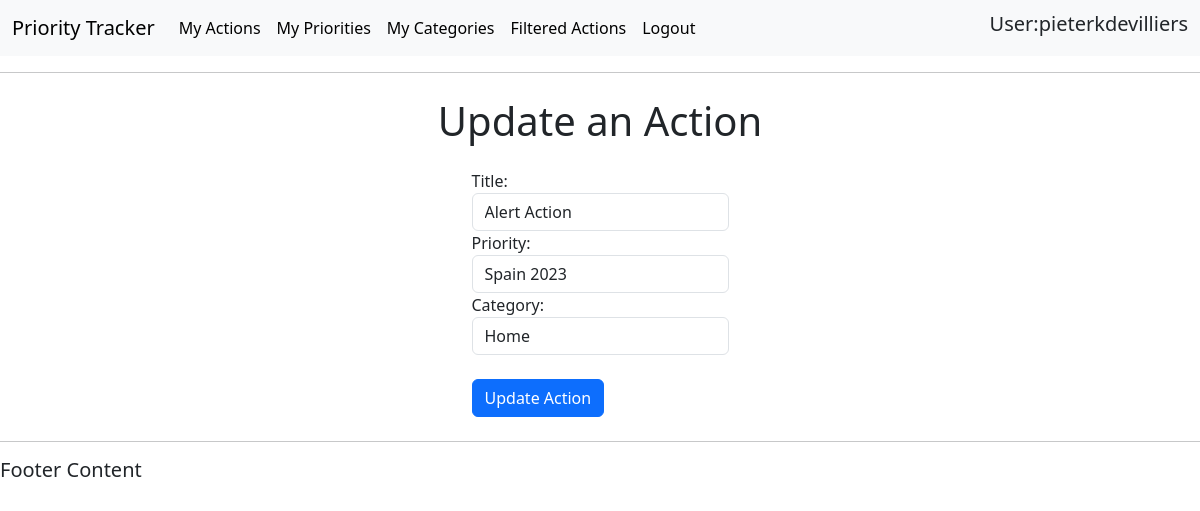
/update-action/20/ (signed in), run on an earlier commit of the app's database.
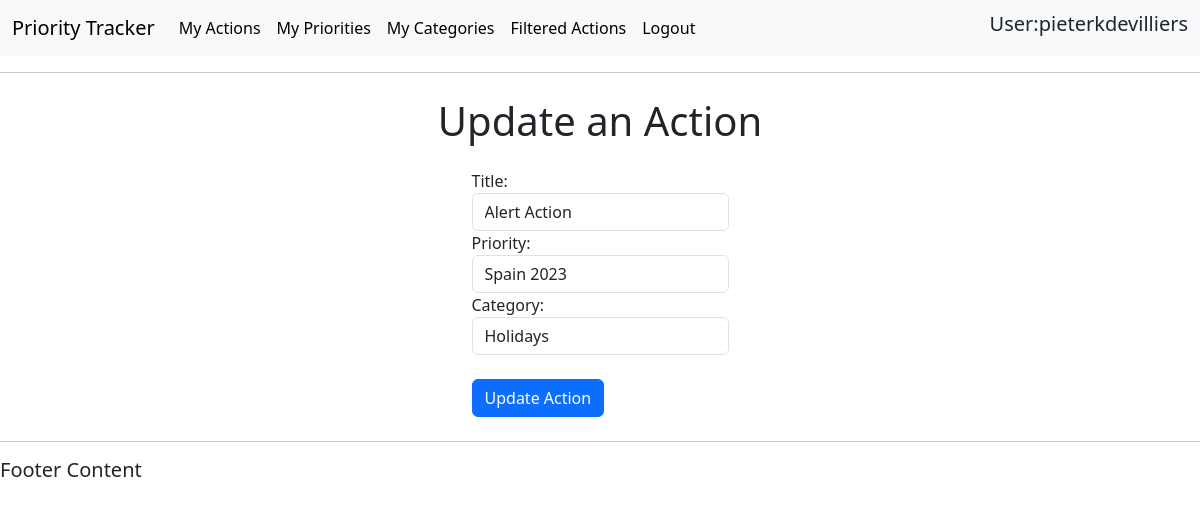
And on a later commit of the database.
### actions/models.py (models this page shows, shortened)
class Action(models.Model):
    title = models.CharField(max_length=50, null=False, blank=False)
    tracked_time = models.DurationField(null=True, blank=True)
    active_tracked_time = models.DurationField(null=True, blank=True)
    tracked_start = models.DateTimeField(null=True, blank=True)
    tracked_stop = models.DateTimeField(null=True, blank=True)
    done_status = models.BooleanField(null=False, blank=False, default=False)
    action_date = models.DateField(auto_now_add=True)
    tracking_status = models.BooleanField(null=False, blank=False, default=False)
    category = models.ForeignKey(
        Category, on_delete=models.CASCADE, null=True, blank=True)
    priority = models.ForeignKey(
        Priority, on_delete=models.CASCADE, null=True, blank=True, limit_choices_to={'activeStatus': True})
    user = models.ForeignKey(
        settings.AUTH_USER_MODEL, on_delete=models.CASCADE, related_name="action", null=True)

class Priority(models.Model):
    title = models.CharField(max_length=50, null=False, blank=False)
    description = models.CharField(max_length=150)
    activeStatus = models.BooleanField(null=False, blank=False, default=True)
    category = models.ForeignKey(
        Category, on_delete=models.CASCADE, null=True, blank=True)
    user = models.ForeignKey(
        settings.AUTH_USER_MODEL, on_delete=models.CASCADE, related_name="priorities", null=True)
    def __str__(self):
        return str(self.title)

class Category(models.Model):
    title = models.CharField(max_length=50, null=False, blank=False)
    description = models.CharField(max_length=150)
    user = models.ForeignKey(
        settings.AUTH_USER_MODEL, on_delete=models.CASCADE, related_name="categories", null=True)
    def __str__(self):
        return str(self.title)

### actions/views.py (the view)
# urls.py: path('update-action/<str:pk>/', views.update_action, name='update_action'),
@login_required(login_url='login')
def update_action(request, pk):
    action = Action.objects.get(id=pk)
    actionform = UpdateActionForm(instance=action)
    current_user = request.user
    user_id = current_user.id
    username = current_user.username
    if request.method == "POST":
        actionform = UpdateActionForm(request.POST, instance=action)
        if actionform.is_valid():
            actionform.save()
            messages.success(request, "Action updated successfully")
            return redirect('/actions/')
    context = {
        'actionform': actionform,
        "username": username,
        "user_id": user_id
        }
    return render(request, 'actions/update_action.html', context)

### actions/forms.py
class UpdateActionForm(ModelForm):
    class Meta:
        model = Action
        fields = ['title', 'priority', 'category']
        widgets = {
                'title': forms.TextInput(attrs={'class': 'form-control'}),
                'priority': forms.Select(attrs={'class': 'form-control'}),
                'category': forms.Select(attrs={'class': 'form-control'}),
            }

### actions/templates/actions/update_action.html (shortened to what this page needs)
{% extends 'actions/main.html' %}
{% block content %}
<body>
    <h1 class="d-flex p-2 justify-content-center">Update an Action</h1>
    <div class="d-flex justify-content-center mb-3 form-group p-2">
        <form method="POST" action="">
            {{actionform}}
            <br>
            <button class="btn btn-primary" type="submit" name="Update Action">Update Action</button>
        </form>
    </div>
</body>
{% endblock %}

What changed in the data, as far as the page shows it:
changed Action "Alert Action": category "Home" → "Holidays"
